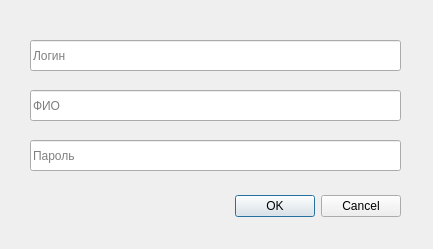
<?xml version="1.0" encoding="UTF-8"?>
<ui version="4.0">
 <class>NewEmployee</class>
 <widget class="QDialog" name="NewEmployee">
  <property name="geometry">
   <rect>
    <x>0</x>
    <y>0</y>
    <width>433</width>
    <height>249</height>
   </rect>
  </property>
  <property name="windowTitle">
   <string>Новый сотрудник</string>
  </property>
  <widget class="QDialogButtonBox" name="buttonBox">
   <property name="geometry">
    <rect>
     <x>200</x>
     <y>190</y>
     <width>201</width>
     <height>32</height>
    </rect>
   </property>
   <property name="orientation">
    <enum>Qt::Horizontal</enum>
   </property>
   <property name="standardButtons">
    <set>QDialogButtonBox::Cancel|QDialogButtonBox::Ok</set>
   </property>
  </widget>
  <widget class="QLineEdit" name="login">
   <property name="geometry">
    <rect>
     <x>30</x>
     <y>40</y>
     <width>371</width>
     <height>31</height>
    </rect>
   </property>
   <property name="placeholderText">
    <string>Логин</string>
   </property>
  </widget>
  <widget class="QLineEdit" name="full_name">
   <property name="geometry">
    <rect>
     <x>30</x>
     <y>90</y>
     <width>371</width>
     <height>31</height>
    </rect>
   </property>
   <property name="placeholderText">
    <string>ФИО</string>
   </property>
  </widget>
  <widget class="QLineEdit" name="password">
   <property name="geometry">
    <rect>
     <x>30</x>
     <y>140</y>
     <width>371</width>
     <height>31</height>
    </rect>
   </property>
   <property name="placeholderText">
    <string>Пароль</string>
   </property>
  </widget>
 </widget>
 <resources/>
 <connections>
  <connection>
   <sender>buttonBox</sender>
   <signal>accepted()</signal>
   <receiver>NewEmployee</receiver>
   <slot>accept()</slot>
   <hints>
    <hint type="sourcelabel">
     <x>248</x>
     <y>254</y>
    </hint>
    <hint type="destinationlabel">
     <x>157</x>
     <y>274</y>
    </hint>
   </hints>
  </connection>
  <connection>
   <sender>buttonBox</sender>
   <signal>rejected()</signal>
   <receiver>NewEmployee</receiver>
   <slot>reject()</slot>
   <hints>
    <hint type="sourcelabel">
     <x>316</x>
     <y>260</y>
    </hint>
    <hint type="destinationlabel">
     <x>286</x>
     <y>274</y>
    </hint>
   </hints>
  </connection>
 </connections>
</ui>
